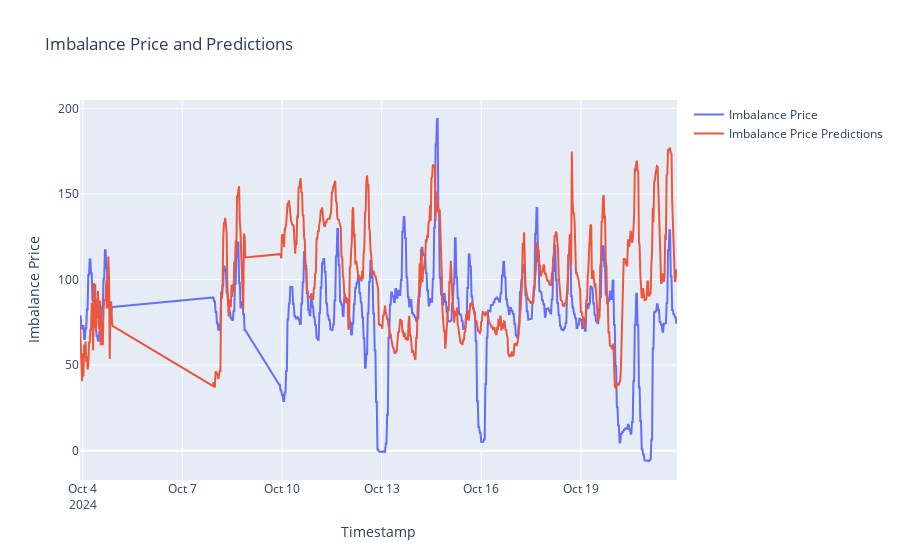

Write notebook code for a chart like this one.
### Code cell
#plot imbalance price and predictions
fig = go.Figure()
fig.add_trace(go.Scatter(x=df_api_new_merged1["datetime"], y=df_api_new_merged1["day_ahead_price"], mode='lines', name='Imbalance Price'))
fig.add_trace(go.Scatter(x=df_api_new_merged1["datetime"], y=df_api_new_merged1["day_ahead_price_predictions"], mode='lines', name='Imbalance Price Predictions'))
fig.update_layout(title='Imbalance Price and Predictions', xaxis_title='Timestamp', yaxis_title='Imbalance Price')
fig.show()

### Figure 1 — Plotly figure (JSON) as saved in the notebook; plotly's stock layout.template omitted (floating-point values rounded to 4 significant figures; data arrays with more than 128 entries replaced by an {"elided": "..."} marker saying what was removed)
{"data": [{"mode": "lines", "name": "Imbalance Price", "type": "scatter", "x": {"elided": "676 str values"}, "y": {"elided": "676 float values"}}, {"mode": "lines", "name": "Imbalance Price Predictions", "type": "scatter", "x": {"elided": "676 str values"}, "y": {"elided": "676 float values"}}], "layout": {"title": {"text": "Imbalance Price and Predictions"}, "xaxis": {"title": {"text": "Timestamp"}}, "yaxis": {"title": {"text": "Imbalance Price"}}}}
